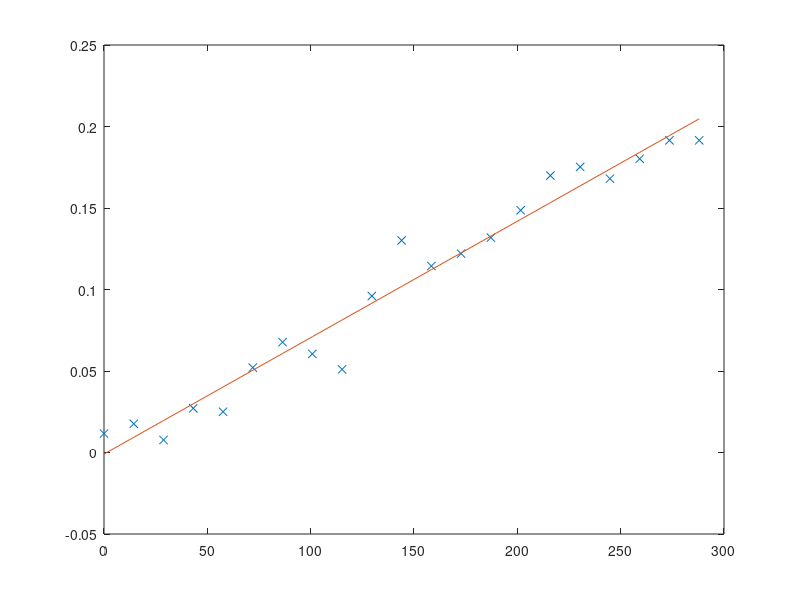

Recreate this plot in MATLAB.
pos100=(0:0.05:1)*288;

k100e=[   0.0116
    0.0176
    0.0077
    0.0271
    0.0250
    0.0521
    0.0677
    0.0605
    0.0510
    0.0960
    0.1301
    0.1144
    0.1220
    0.1318
    0.1486
    0.1699
    0.1752
    0.1680
    0.1802
    0.1915
    0.1915];

% pos100 -> eixo x (instante)
% k100e  -> eixo y (saida)
%{
X -> matriz
x -> valores no eixo x
y -> valores no eixo y
y_vetor = X * theta_vetor
|y1| = | 1 x1 | * |theta1|
|y2|   | 1 x2 |   |theta2|
|y3|   | 1 x3 |
...       ...
|yn|   | 1 xn |

% Este valor de theta minimiza o erro a ser cometido
theta_vetor = (X_t * X)^-1 * X_t * y
theta_vetor = |theta1|
              |theta2|

y_mq = theta1 + theta2 * x

%}
x1 = ones(21,1); %(vetor coluna)

X = [x1 pos100']; % pos100-> transforma em vetor coluna

y = k100e; % (vetor coluna)

% ' = transposto
Theta = inv(X'*X)*X'*y; % theta_vetor = (X_t * X)^-1 * X_t * y

y_mq = Theta(1) + Theta(2)*pos100; % y_mq = theta1 + theta2 * x

plot(pos100,y,'x', pos100,y_mq)

